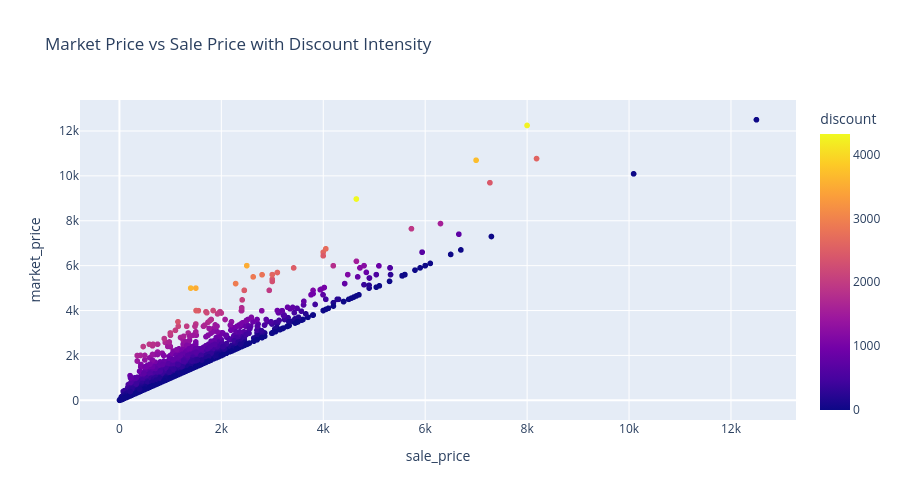

Notebook cell for this chart:
### Markdown cell above
# Bivariate Analysis

### Code cell
#plotly
df['discount'] = df['market_price'] - df['sale_price']

px.scatter(df,x='sale_price', y='market_price',color='discount',
    hover_data=['product','sale_price','market_price','discount'],
    height=500,
    title='Market Price vs Sale Price with Discount')

### Figure 1 — Plotly figure (JSON) as saved in the notebook; plotly's stock layout.template omitted (floating-point values rounded to 4 significant figures; data arrays with more than 128 entries replaced by an {"elided": "..."} marker saying what was removed)
{"data": [{"customdata": {"elided": "27555x2 mixed values"}, "hovertemplate": "sale_price=%{x}<br>market_price=%{y}<br>product=%{customdata[0]}<br>discount=%{marker.color}<extra></extra>", "legendgroup": "", "marker": {"color": {"elided": "27555 float values"}, "coloraxis": "coloraxis", "symbol": "circle"}, "mode": "markers", "name": "", "showlegend": false, "type": "scattergl", "x": {"elided": "27555 float values"}, "xaxis": "x", "y": {"elided": "27555 float values"}, "yaxis": "y"}], "layout": {"coloraxis": {"colorbar": {"title": {"text": "discount"}}, "colorscale": [[0, "#0d0887"], [0.1111, "#46039f"], [0.2222, "#7201a8"], [0.3333, "#9c179e"], [0.4444, "#bd3786"], [0.5556, "#d8576b"], [0.6667, "#ed7953"], [0.7778, "#fb9f3a"], [0.8889, "#fdca26"], [1, "#f0f921"]]}, "height": 500, "legend": {"tracegroupgap": 0}, "title": {"text": "Market Price vs Sale Price with Discount Intensity"}, "xaxis": {"anchor": "y", "domain": [0, 1], "title": {"text": "sale_price"}}, "yaxis": {"anchor": "x", "domain": [0, 1], "title": {"text": "market_price"}}}}
